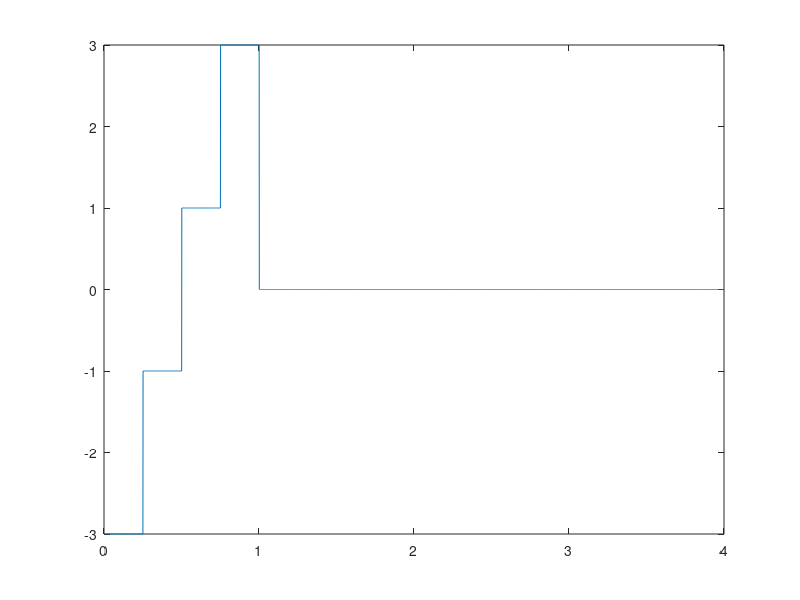

Recreate this plot in MATLAB.
   %Semnal dreptunghiular multinivel

    a=[-3,-1,1,3]
    N = 4;
    ts = 0.001;
    t = 0:ts:N;
    
    k = 1;
    
    for i = 1:length(t)
     if  t(i) <= k*0.25
         if k <= length(a)
             x(i) = a(k);
         else
             x(i) = 0;
         end
     else
        if k <= length(a)
             x(i) = a(k);
        end
        k = k+1; 
     end
    end
    
    axis([0 20 -5 3])
    plot(t,x);
